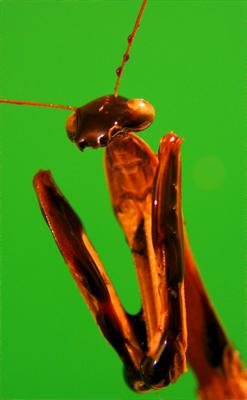
%> input picture image/108590.jpg, 247 x 400 px
$ octave --eval "result = removeFrame('../image/108590.jpg');"   (GNU Octave 9; MATLAB toolbox functions it lacks are replaced by stand-ins)
%> lines starting %> are read from the running program, lines starting %| are printed output that depends on the picture; in (x1, y1, x2, y2) boxes, pixels count from 0 and x2, y2 are one past the last pixel; in counts of white or black regions, pixels touching at a corner belong together; the program's own positions count from 1
% Frame removal function used in the manifold ranking algorithm.
% C. Yang, L. Zhang, H. Lu, X. Ruan, and M.-H. Yang. Saliency
% detection via graph-based manifold ranking. In CVPR, 2013.

function [input_im,w]=removeFrame(imname)
%> called with imname = '../image/108590.jpg'

threshold=0.5;
input_im=imread(imname);
%> input_im is the input picture: size 400x247x3 uint8; mean R, G, B 70.5, 136.3, 21.5
input_im=im2double(input_im);
%> input_im: size 400x247x3 double
% gray=rgb2gray(input_im);
% edgemap = edge(gray,'canny');
edgemapR = edge(input_im(:,:,1), 'canny');
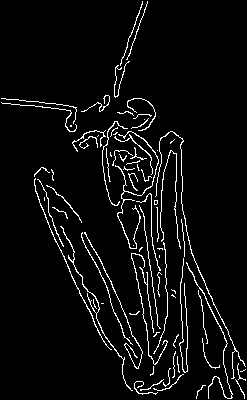
%> edgemapR: size 400x247 logical; 5% white in thin lines or dots
edgemapG = edge(input_im(:,:,2), 'canny');
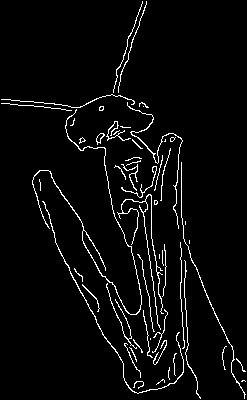
%> edgemapG: size 400x247 logical; 4.1% white in thin lines or dots
edgemapB = edge(input_im(:,:,3), 'canny');
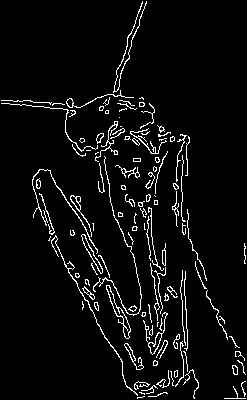
%> edgemapB: size 400x247 logical; 5.2% white in thin lines or dots
edgemap = edgemapR + edgemapG + edgemapB;
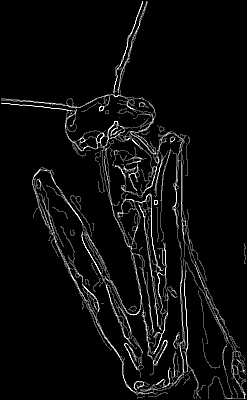
%> edgemap: size 400x247 double; min 0, max 3, mean 0.143; drawn with min black and max white
edgemap = (edgemap - min(edgemap(:))) / (max(edgemap(:)) - min(edgemap(:)));
[m,n]=size(edgemap);
%> m = 400; n = 247
flagt=0;
flagd=0;
flagr=0;
flagl=0;
t=1;
d=1;
l=1;
r=1;

for k=1:30 % we assume that the frame is not wider than 30 pixels.
    pbt=mean(edgemap(k,:));
    pbd=mean(edgemap(m-k+1,:));
    pbl=mean(edgemap(:,k));
    pbr=mean(edgemap(:,n-k+1));
    if pbt>threshold
        t=k;
        flagt=1;
    end
    if pbd>threshold
        d=k;
        flagd=1;
    end
    if pbl>threshold
        l=k;
        flagl=1;
    end
    if pbr>threshold
        r=k;
        flagr=1;
    end
end
%> this loop made 30 passes
%> (pbt, pbd, pbl, pbr) on passes 1 to 12: (0, 0, 0, 0), (0.0081, 0.0459, 0.005, 0.0175), (0.0081, 0.0256, 0.005, 0.04), (0.0108, 0.0297, 0.005, 0.0225), (0.00945, 0.0175, 0.005, 0.0208), (0.0081, 0.031, 0.005, 0.0158), (0.00945, 0.0621, 0.005, 0.015), (0.0108, 0.0553, 0.005, 0.0175), (0.0081, 0.0364, 0.005, 0.0217), (0.0121, 0.0526, 0.005, 0.025), (0.00945, 0.0702, 0.005, 0.0167), (0.00945, 0.0567, 0.005, 0.0192)
%> after the loop, d = 1; flagd = 0; flagl = 0; flagr = 0; flagt = 0; l = 1; r = 1; t = 1

flagrm=flagt+flagd+flagl+flagr;
%> flagrm = 0
% we assume that there exists a frame when one more lines parallel to the image side are detected
if flagrm>1
    maxwidth=max([t,d,l,r]);
    %
    if t==1
        t=maxwidth;
    end
    if d==1
        d=maxwidth;
    end
    if l==1
        l=maxwidth;
    end
    if r==1
        r=maxwidth;
    end
% [4 lines of commented-out code are left out]
    input_im=input_im(t:m-d+1,l:n-r+1,:);
    w=[m,n,t,m-d+1,l,n-r+1];
else
    w=[m,n,1,m,1,n];
%> w = [400 247 1 400 1 247]
end
outname=[imname(1:end-4) '.bmp'];
imwrite(input_im,outname);
end

$ run again, on image/27609.jpg
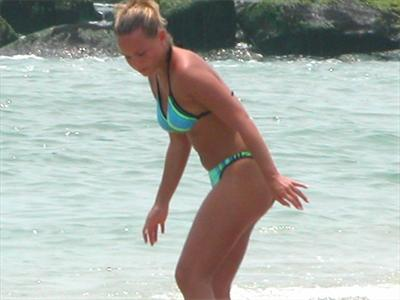
%> input picture image/27609.jpg, 400 x 300 px
%> in removeFrame, input_im is the input picture: size 300x400x3 uint8; mean R, G, B 168.8, 174.7, 169
%> input_im: size 300x400x3 double
%> in removeFrame, `edgemapR = edge(input_im(:,:,1), 'canny');`:
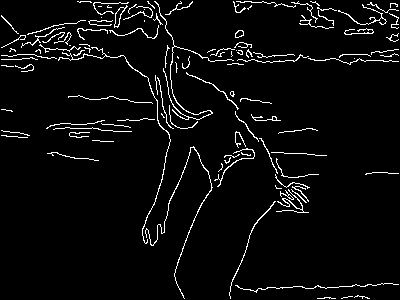
%> edgemapR: size 300x400 logical; 4.4% white in thin lines or dots
%> edgemapG: size 300x400 logical; 3.2% white in thin lines or dots
%> edgemapB: size 300x400 logical; 3.1% white in thin lines or dots
%> in removeFrame, `edgemap = edgemapR + edgemapG + edgemapB;`:
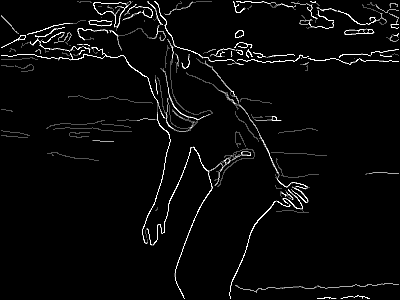
%> edgemap: size 300x400 double; min 0, max 3, mean 0.107; drawn with min black and max white
%> the loop in removeFrame, `for k=1:30` made 30 passes
%> (pbt, pbd, pbl, pbr) on passes 1 to 8: (0, 0, 0, 0), (0.0875, 0.0558, 0.0167, 0.0344), (0.127, 0.0483, 0.0178, 0.0478), (0.121, 0.0408, 0.0167, 0.0411), (0.0775, 0.0125, 0.0178, 0.0344), (0.0667, 0.005, 0.0167, 0.0333), (0.0908, 0.0075, 0.02, 0.03), (0.101, 0.00667, 0.0167, 0.0333)
%> after the loop in removeFrame, `for k=1:30`: d = 1; flagd = 0; l = 1
%> flagrm = 0

$ run again, on image/77023.jpg
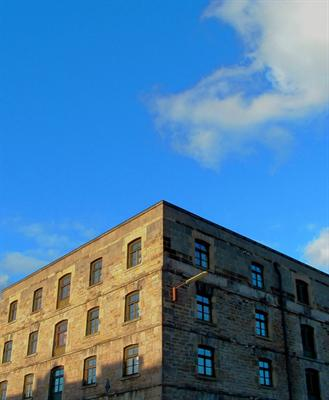
%> input picture image/77023.jpg, 329 x 400 px
%> in removeFrame, input_im is the input picture: size 400x329x3 uint8; mean R, G, B 76.2, 123.5, 161.8
%> input_im: size 400x329x3 double
%> in removeFrame, `edgemapR = edge(input_im(:,:,1), 'canny');`:
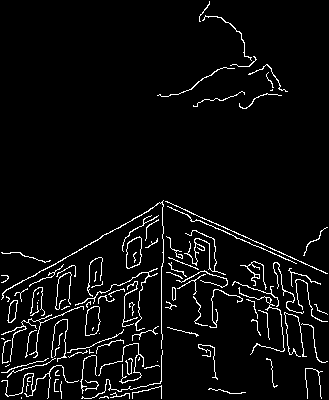
%> edgemapR: size 400x329 logical; 4.8% white in thin lines or dots
%> edgemapG: size 400x329 logical; 5.6% white in thin lines or dots, all inside (x1, y1, x2, y2) = (1, 61, 328, 399)
%> edgemapB: size 400x329 logical; 4.6% white in thin lines or dots, all inside (x1, y1, x2, y2) = (1, 200, 328, 399)
%> in removeFrame, `edgemap = edgemapR + edgemapG + edgemapB;`:
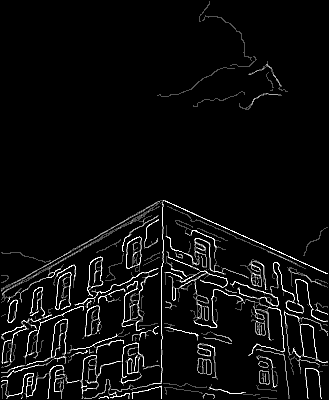
%> edgemap: size 400x329 double; min 0, max 3, mean 0.15; drawn with min black and max white
%> the loop in removeFrame, `for k=1:30` made 30 passes
%> (pbt, pbd, pbl, pbr) on passes 1 to 8: (0, 0, 0, 0), (0.00101, 0.074, 0.0275, 0.0242), (0.00101, 0.0861, 0.0733, 0.02), (0.00101, 0.0922, 0.0492, 0.0208), (0.00203, 0.0912, 0.0375, 0.0208), (0.00203, 0.107, 0.035, 0.0192), (0.00101, 0.132, 0.0483, 0.0183), (0.00203, 0.0932, 0.0525, 0.0308)
%> after the loop in removeFrame, `for k=1:30`: d = 1; flagd = 0; l = 1
%> flagrm = 0
